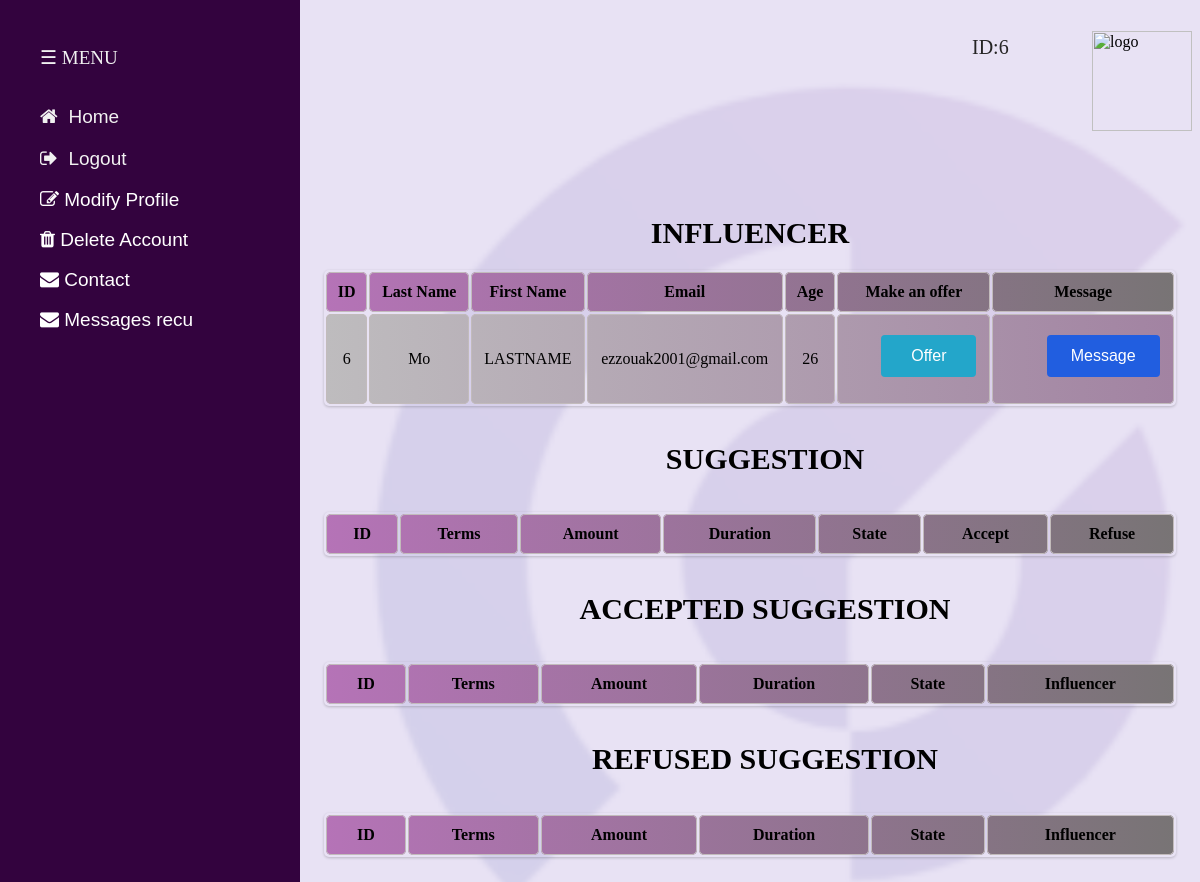
The page /entreprise.php (signed in) on the database its author committed.
### tables this page shows
CREATE TABLE `influencer` (
  `id` int(6) UNSIGNED NOT NULL,
  `lastname` varchar(30) NOT NULL,
  `firstname` varchar(30) NOT NULL,
  `email` varchar(30) NOT NULL,
  `password` varchar(30) NOT NULL,
  `age` int(6) NOT NULL
);

### entreprise.php (the view, shortened to what this page needs)
<?php
    include 'database.php';
    if(!isset($_SESSION['email'])){
        header("Location: loogin.php");
        exit();
    }else{
        $id=$_SESSION['id'];
        $sql="SELECT * FROM entreprise WHERE id='$id'";
        $result=mysqli_query($conn,$sql);
        $row=mysqli_fetch_assoc($result);
        $name=$row['Name'];
        $logo='Upload/'.$row['logo'];
    }
?>
<!DOCTYPE html>
<html lang="en">
<head>
    <link rel="stylesheet" href="entreprise.css">
    <link rel="stylesheet" href="https://cdnjs.cloudflare.com/ajax/libs/font-awesome/4.7.0/css/font-awesome.min.css">
</head>
<body>
<div class="col-div-6">
<div class="profile">
<img src="<?php echo $logo ?>" alt="logo" class="pro-img">
<p><?php echo $name;?><span>ID:<?php echo $_SESSION['id'] ?></span></p>
</div>
</div>
    <nav>
        <ul>
            <li>&#9776; MENU </li><br><br>
            <li><i class="fa fa-home"></i> <input type="button" value="Home"  onclick="window.location.href='Home.php'">
            </li><br>
            <li>
            <i class="fa fa-sign-out"></i>
                <input type="submit" value="Logout" onclick="window.location.href='logout.php'">
            </li><br>
            <li><a href="modifypfent.php"><i class="fa fa-pencil-square-o"></i> Modify Profile</a>
            </li><br>
            <li><a href="delete.php"><i class="fa fa-trash"></i> Delete Account</a>
            </li><br>
            <li>
            <a href="contact.php"><i class="fa fa-envelope"></i> Contact</a>
            </li><br>
            <li>
                <a href="messagerec.php"><i class="fa fa-envelope"></i> Messages recu</a>
            </li><br>
        </ul>
    </nav>
    <main>
    </main>
</body>
<div class="main">
<<?php
include 'database.php';
echo "<h1 style='font-size:30px; padding: 16px;'><strong><center>INFLUENCER </center></strong></h1>";
$sql = "SELECT * FROM influencer";
$result = mysqli_query($conn, $sql);
echo "<table>";
echo "<tr><th>ID</th><th>Last Name</th><th>First Name</th><th>Email</th><th>Age</th><th>Make an offer</th><th>Message</th></tr>";
foreach ($result as $row) {
    echo "<tr>";
    echo "<td>" .$row['id'] . "</td>";
    echo "<td>".$row['lastname']."</td>";
    echo "<td>".$row['firstname']."</td>";
    echo "<td>".$row['email']."</td>";
    echo "<td>".$row['age']."</td>";
    echo "<td>";
    echo "<form method='post'>";
    echo "<button type='button' class='offer-btn'>Offer</button>";
    echo "</form>";
    echo "</td>";
    echo "<td>";
    echo "<form method='post'>";
    echo "<button type='submit' class='message-btn' name='message'>Message</button>";
    echo "</form>";
    echo "</td>";
    echo "</tr>";
}
echo "</table>";
echo "<h1><center>SUGGESTION</center></h1>";
echo "<table>";
echo "<tr><th>ID</th><th>Terms</th><th>Amount</th><th>Duration</th><th>State</th><th>Accept</th><th>Refuse</th></tr>";
echo "</table>";
echo "<h1>ACCEPTED SUGGESTION</h1>";
echo "<table>";
echo "<tr><th>ID</th><th>Terms</th><th>Amount</th><th>Duration</th><th>State</th><th>Influencer</th></tr>";
echo "</table>";
echo "<h1>REFUSED SUGGESTION</h1>";
echo "<table>";
echo "<tr><th>ID</th><th>Terms</th><th>Amount</th><th>Duration</th><th>State</th><th>Influencer</th></tr>";
echo "</table>";
?>
</div>

### entreprise.css (style rules this page uses)
body { background-image: url("bacg.png"); background-size: cover; }
nav { height: 100%; width: 300px; position: fixed; z-index: 1; top: 0; left: 0; background-color: #33033e; overflow: hidden; transition: 0.5s; padding-top: 30px; }
nav li a { color: white; text-decoration: none; font-family: Arial, Helvetica, sans-serif; }
input { color: #f1f1f1; background-color:#33033e ; border: none; font-size: 19px; font-family: Arial, Helvetica, sans-serif; }
main { padding: 70px; }
.main { transition: margin-left .5s; padding: 16px; margin-left: 300px; }
.main h1 { transition: left .5s; padding: 16px; margin-left: 30px; font-size: 30px; text-align: center; }
li { color: #f1f1f1; font-size: 19px; }
ul { list-style-type: none; }
table { border-collapse: collapse; width: 100%; box-shadow: 0 1px 3px rgba(0, 0, 0, 0.2); border-collapse: separate; border-color: #787475; border-radius: 5px; margin-top: 20px; }
td, th { border: 1px solid #c2bbbb; border-radius: 5px; padding: 10px; text-align: center; }
tr:nth-child(odd) { background: linear-gradient(to right, #b573b7, #787475); }
tr:nth-child(even) { background: linear-gradient(to right, #bebcbe, #a283a2); }
.offer-btn { background-color: #23a6ca; border: none; border-radius: 4px; color: white; padding: 12px 30px; text-align: center; text-decoration: none; display: inline-block; font-size: 16px; cursor: pointer; margin-left: 30px; margin-top: 10px; }
.message-btn { background-color: #215ee0; color: white; border: none; padding: 12px 24px; font-size: 16px; border-radius: 4px; cursor: pointer; transition: background-color 0.3s ease; margin-left: 40px; margin-top: 10px; }
.profile { display: inline-block; float: right; width: 220px; }
.pro-img { float: right; width: 100px; margin-top: 5px; }
.profile p { color: black; font-weight: 500; margin-right: 55px; margin-top: 10px; font-size: 18px; }
.profile p span { font-weight: 400; font-size: 20px; display: block; color: #262525; }

### rows shown on the page
influencer: id "6", lastname "Mo", firstname "LASTNAME", email "ezzouak2001@gmail.com", age "26"

### other values the page prints
$_SESSION['id'] "6"
